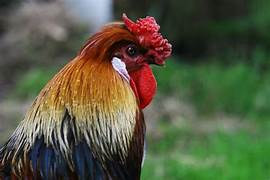
#> input picture Day4/OIP.jpeg, 270 x 180 px, found by its file name
$ python cnn.py
#> lines starting #> are read from the running program, lines starting #| are printed output that depends on the picture
# -*- coding: utf-8 -*-
"""CNN.ipynb

Automatically generated by Colab.

Original file is located at
    https://colab.research.google.com/drive/1lF6FrTHshhBwxOXtHlU14rIHtJueBc21
"""

import numpy as np
import matplotlib.image as mpimg
import matplotlib.pyplot as plt
import random
from skimage import exposure
from skimage.util import random_noise
from skimage import transform
from cv2 import resize

img=mpimg.imread('/content/OIP.jpeg')
#> img is the input picture: shape (180, 270, 3); mean R, G, B 87, 90.1, 65.4

plt.imshow(img)

#rescaling
img_rescale=resize(img,(200,250))
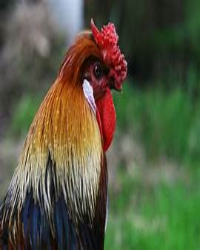
#> img_rescale: shape (250, 200, 3); mean R, G, B 86.9, 90, 65.3

plt.imshow(img_rescale)

#filping(horizontal/vertical)
#horizontal
horizontal_flip=np.fliplr(img)
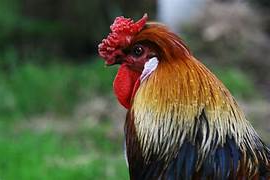
#> horizontal_flip: shape (180, 270, 3); mean R, G, B 87, 90.1, 65.4

plt.imshow(horizontal_flip)

#vertical flip
vertical_flip=np.flipud(img)
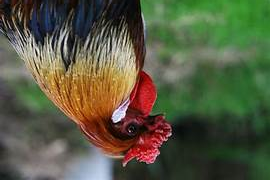
#> vertical_flip: shape (180, 270, 3); mean R, G, B 87, 90.1, 65.4
plt.imshow(vertical_flip)

#Rotation
#change values and check with all possible
from skimage import transform
trans_img=transform.rotate(img,-45)
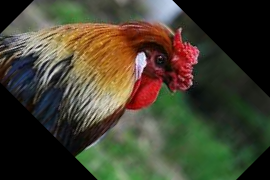
#> trans_img: shape (180, 270, 3) float64; mean R, G, B 0.271, 0.259, 0.191
plt.imshow(trans_img)

#Adding noise
img_noise=random_noise(img,mode='s&p',clip=True)
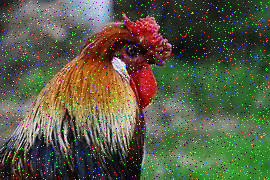
#> img_noise: shape (180, 270, 3) float64; mean R, G, B 0.349, 0.361, 0.269
plt.imshow(img_noise)
